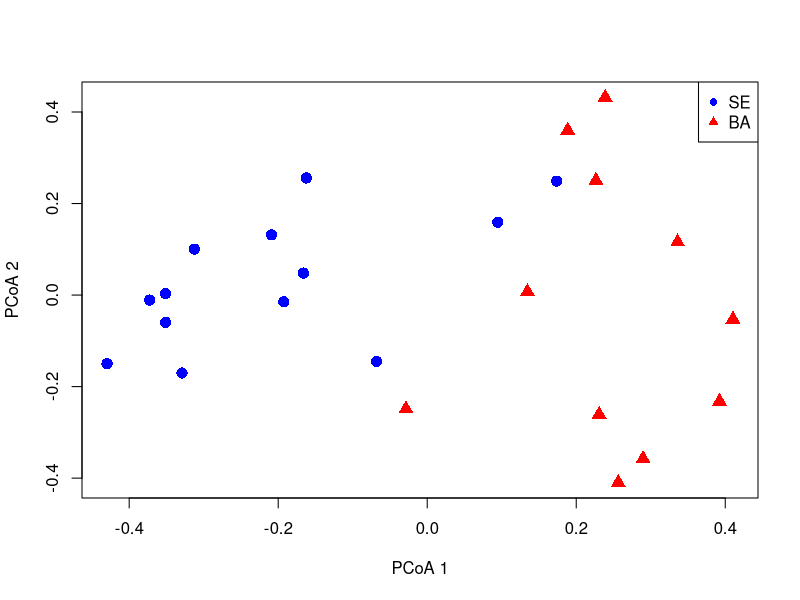

The R source for this figure:
rm(list = ls())

# Procedimentos para calcular PCoA no programa R

library(vegan)
library(ape)

data(varespec)  # Chamar a planilha de dados do R

fator <- as.factor(c(rep("se", 13), rep("ba", 11))) 
# Criar um fator referente ao habitat com dois níveis: "se" e "ba". 
# Este vetor será usado para fazer um teste de hipótese entre esses dois níveis ("se" e "ba") com os eixos resultantes da PCoA, ao final deste script

# A PCoA pode ser realizada por três comandos diferentes: 'cmdscale' (pacote: stats), 'pcoa' e 'dudi.pco' (pacote: ade4)

##### Script cmdscale #####

sppbray <- vegdist(varespec, "bray")   
# Transformar a matriz de dados original em uma matriz de dissimilaridade de Bray-Curtis
# Se for uma planilha de presença-ausência, usar a dissimilaridade de Jaccard

pcoa1 <- cmdscale(sppbray, k = (nrow(varespec) - 1), eig = T)  # Comando para PCoA
# 'k' = número de dimensões da análise, equivale ao número de eixos que você quer usar, esta escolha pode ser arbitrária, por exemplo: k = 2
# 'eig = T': para mostrar os autovalores no output 
# 'add = T: para usar um método de correção dos autovalores negativos

pcoa1  # Visualizar o resultado
# A porcentagem de explicação dos eixos escolhidos pela função 'cmdscale' é o primeiro valor do GOF 

### Plotar o gráfico:

plot(pcoa1$points[, 1:2], type = "n", xlab = "PCoA 1", ylab = "PCoA 2")  # Gráfico vazio
# Locais como símbolos distintos:
points(scores(pcoa1)[1:13, 1], scores(pcoa1)[1:13, 2], pch = 16, col = "blue", cex = 1.5)
points(scores(pcoa1)[14:24, 1], scores(pcoa1)[14:24, 2], pch = 17, col = "red", cex = 1.5)
legend("topright", legend = c("SE", "BA"), pch = c(16, 17), col = c("blue", "red"))  # Legenda

### Se quiser extrair os autovetores e autovalores:

pcoa1$points[, 1:2]
pcoa1$eig

### Se desejar exportar como .csv
write.table(pcoa1$points[, 1:2], "PCoA_1_2.csv")
write.table(pcoa1$eig, "PCoA_eigen.csv")

##### Teste de hipótese utilizando os escores dos eixos:

# A partir dos eixos da PCoA, pode-se fazer um teste de hipóteses.
# Aqui, foi realizada uma ANOVA entre os dois níveis ("se" e "ba") do fator criado acima

anova.eixo1 <- aov(pcoa1$points[, 1] ~ fator)  # ANOVA entre os scores do primeiro eixo, utilizando o vetor fator para definir os níveis
summary(anova.eixo1)

anova.eixo2 <- aov(pcoa1$points[, 2] ~ fator)  # ANOVA entre os scores do segundo eixo, utilizando o mesmo vetor para definir os níveis
summary(anova.eixo2)
